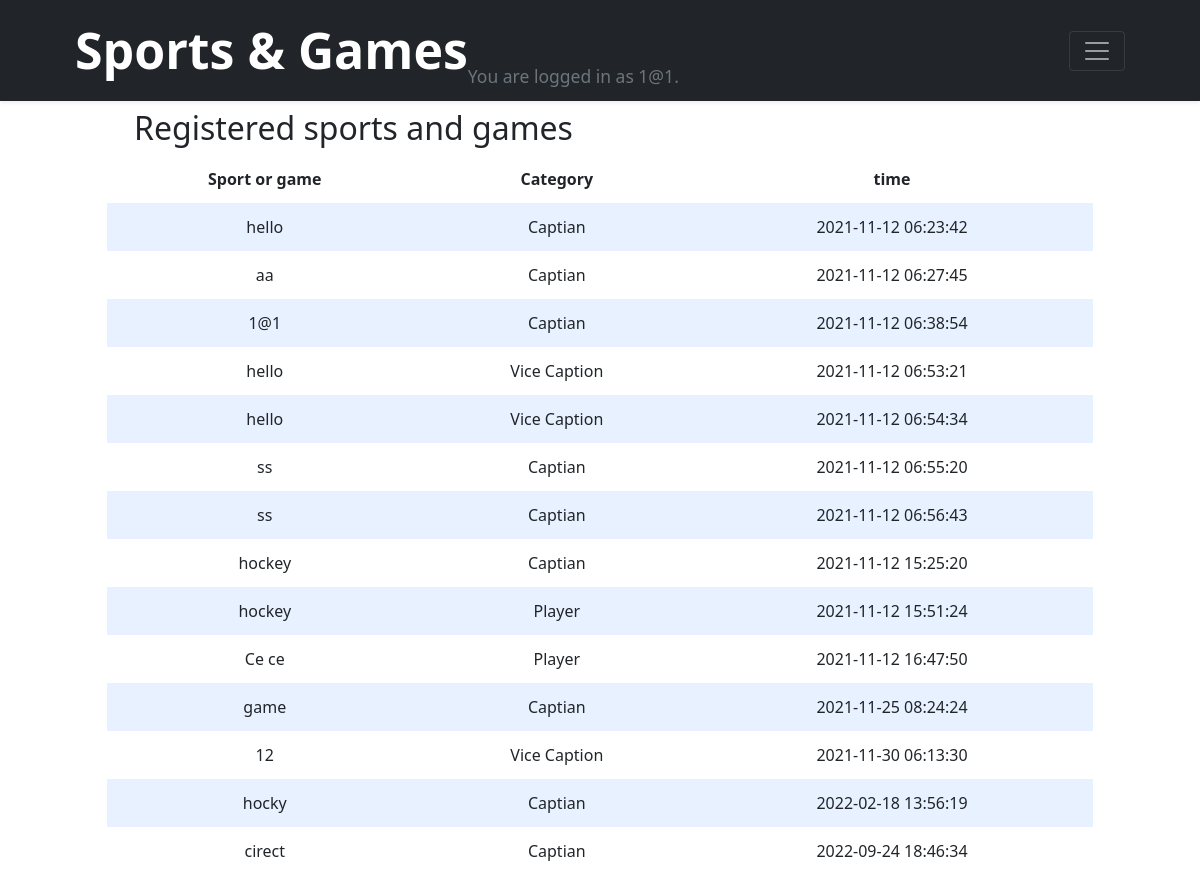
Page /registrents (signed in) on the committed database.
### tables this page shows
CREATE TABLE SAG ( id INTEGER PRIMARY KEY AUTOINCREMENT,user_id text,games TEXT , catagory TEXT ,time TIMESTAMP DEFAULT CURRENT_TIMESTAMP);

### app.py (the view)
@app.route("/registrents")
def registrents():
    games = db.execute("SELECT * FROM SAG WHERE user_id IS ?",session.get("name"))
    return render_template("registrents.html",games=games)

### templates/registrents.html (shortened to what this page needs)
{% extends "layout.html" %}
{% block body %}
<div class="container">
<div class="section">
                <h2> Registered sports and games </h2>
                <table>
                    <thead>
                        <tr>
                            <th>Sport or game</th>
                            <th>Category</th>
                            <th>time</th>
                        </tr>
                    </thead>
                    <tbody>
                         {% for game in games %}
                <tr>
                    <td>{{ game.games }}</td>
                    <td>{{ game.catagory }} </td>
                    <td>{{ game.time }}</td>
                </tr>
            {% endfor %}
                    </tbody>
                </table>
            </div>
{% endblock %}

### templates/layout.html (shortened to what this page needs)
<!doctype html>
<html lang="en">
  <head>
<link href="/static/assets/dist/css/bootstrap.min.css" rel="stylesheet">
  </head>
  <body>
<header>
  <div class="navbar navbar-dark bg-dark shadow-sm">
    <div class="container">
      <a href="/pre" class="navbar-brand d-flex align-items-center">
        <strong class="i-S">Sports & Games</strong>
        <small class="text-muted" id="na">
        You are logged in as {{ session.name }}.
    </small>
      </a>
      <button class="navbar-toggler" type="button" data-bs-toggle="collapse" data-bs-target="#navbarHeader" aria-controls="navbarHeader" aria-expanded="false" aria-label="Toggle navigation">
        <span class="navbar-toggler-icon"></span>
      </button>
    </div>
  </div>
</header>
{% block body %}
{% endblock %}
  </body>
</html>

### templates/layout.html (style rules this page uses)
#na { color:white; margin-bottom:-8.5%; font-size:-90%; }
.i-S { font-size:250%; }

### templates/registrents.html (style rules this page uses)
.section { padding-bottom: 1rem; padding-left: 2rem; padding-right: 2rem; padding-top: 0.5rem; }
table { background-color: transparent; margin-bottom: 1rem; width: 100%; }
table th, table td { padding: 0.75rem; vertical-align: middle; }
tbody tr:nth-of-type(odd) { background-color: rgb(179, 208, 255, 0.3) }
h2 { margin-right:50%; }
.container { margin-left: auto; margin-right: auto; padding-left: 15px; padding-right: 15px; text-align: center; width: 90%; }

### rows in the picture
SAG: games "hello", catagory "Captian", time "2021-11-12 06:23:42"
SAG: games "aa", catagory "Captian", time "2021-11-12 06:27:45"
SAG: games "1@1", catagory "Captian", time "2021-11-12 06:38:54"
SAG: games "hello", catagory "Vice Caption", time "2021-11-12 06:53:21"
SAG: games "hello", catagory "Vice Caption", time "2021-11-12 06:54:34"
SAG: games "ss", catagory "Captian", time "2021-11-12 06:55:20"
SAG: games "ss", catagory "Captian", time "2021-11-12 06:56:43"
SAG: games "hockey", catagory "Captian", time "2021-11-12 15:25:20"
SAG: games "hockey", catagory "Player", time "2021-11-12 15:51:24"
SAG: games "Ce ce", catagory "Player", time "2021-11-12 16:47:50"
SAG: games "game", catagory "Captian", time "2021-11-25 08:24:24"
SAG: games "12", catagory "Vice Caption", time "2021-11-30 06:13:30"
SAG: games "hocky", catagory "Captian", time "2022-02-18 13:56:19"
SAG: games "cirect", catagory "Captian", time "2022-09-24 18:46:34"

### other values in the picture
{{ session.name }} "1@1"
